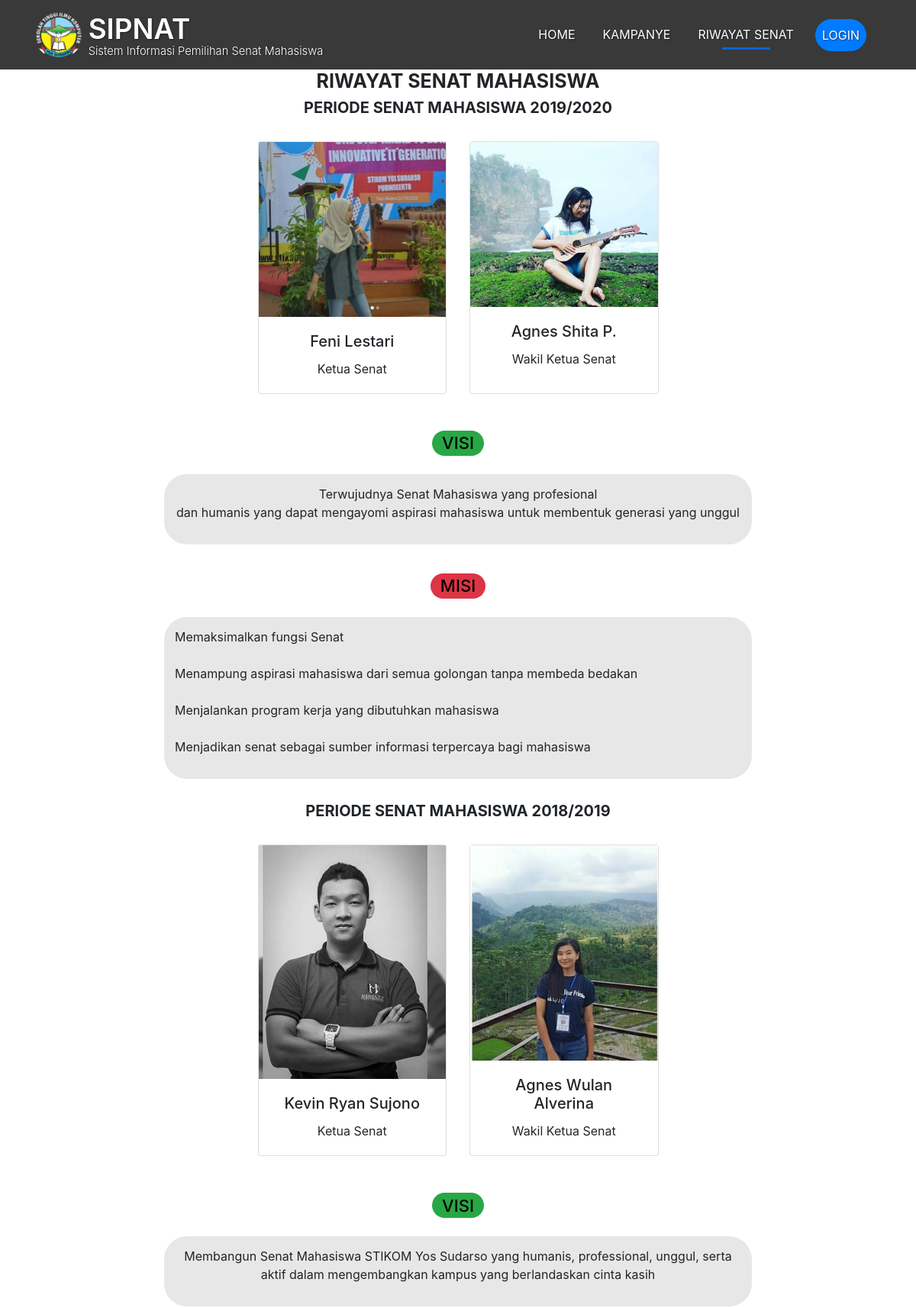
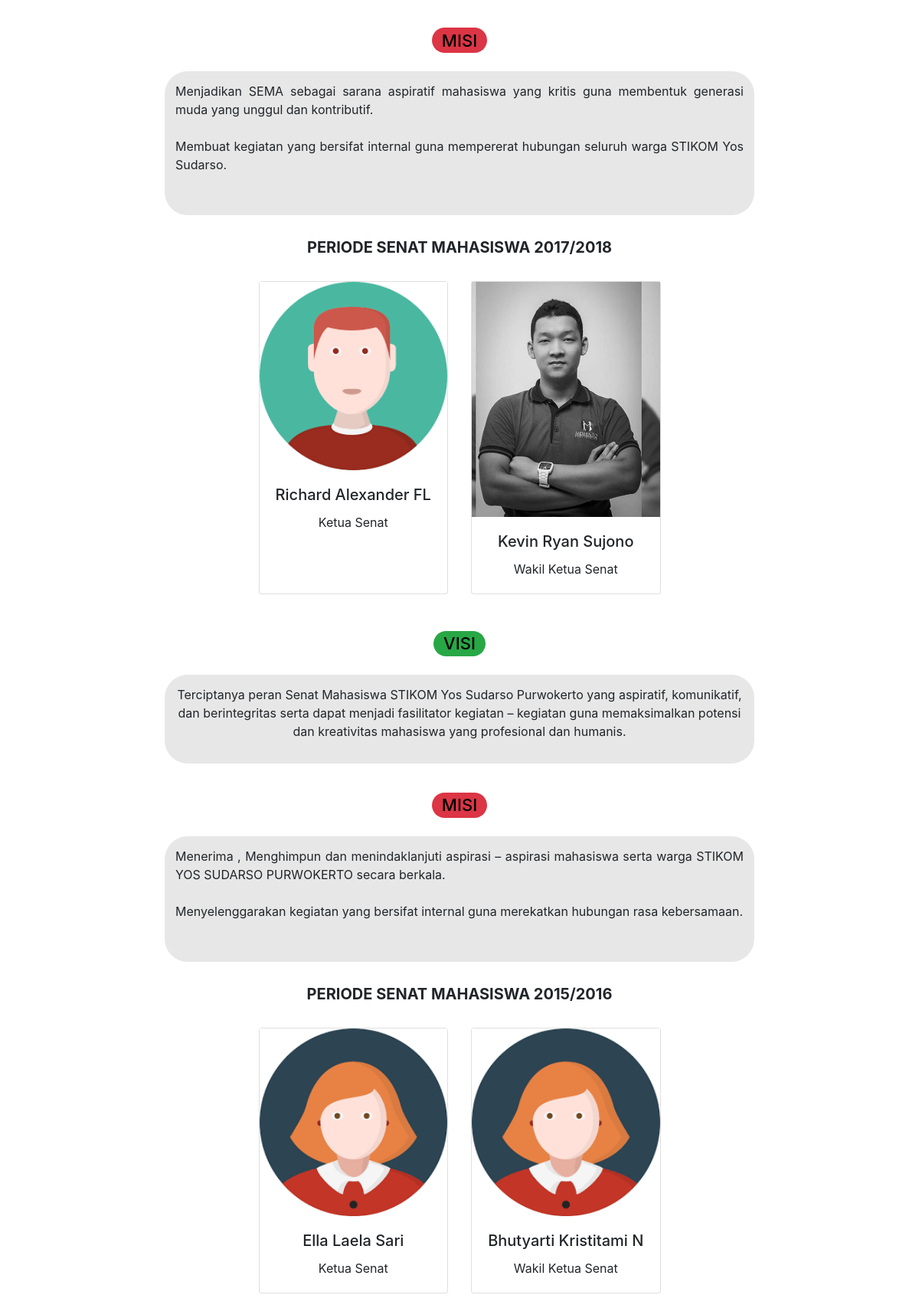
/index.php/home/riwayatsenat (upper part), run on the app's committed database (2 pictures, top to bottom).
### tables this page shows
CREATE TABLE `riwayat` (
  `id` int(5) NOT NULL,
  `th_jabatan` varchar(20) NOT NULL,
  `no_kandidat` int(5) NOT NULL,
  `ketua` varchar(255) NOT NULL,
  `wakil` varchar(255) NOT NULL,
  `visi` varchar(255) NOT NULL,
  `misi` varchar(255) NOT NULL,
  `fotoketua` varchar(50) NOT NULL,
  `fotowakil` varchar(50) NOT NULL
);

### application/controllers/Home.php (called while the page is built, shortened)
<?php
class Home extends CI_Controller
{
    public function riwayatsenat()
    {
        $this->db->order_by('th_jabatan', 'desc');
        $data['riwayat'] = $this->db->get('riwayat')->result_array();
        $this->load->view('riwayatsenat', $data);
    }
}

### index.php (called while the page is built, shortened)
<?php
require_once BASEPATH.'core/CodeIgniter.php';

### application/views/riwayatsenat.php (the view, shortened to what this page needs)
<!doctype html>
<html lang="en">
<head>
    <link rel="stylesheet" href="<?= base_url('assets/css/reset.css'); ?>">
    <link rel="stylesheet" href="https://stackpath.bootstrapcdn.com/bootstrap/4.1.3/css/bootstrap.min.css">
    <link rel="stylesheet" href="<?= base_url('assets/css/riwayat.css'); ?>">
</head>
<body>
    <nav class="navbar  navbar-dark bg-dark navbar-expand-lg sticky-top ">
        <div class="container">
            <a class="navbar-brand page-scroll" href="#home"> <img id="logo" alt="Logo" src="<?= base_url('assets/img/logostikom.png') ?>" width="65" height="65"> <span>SIPNAT<b>Sistem Informasi Pemilihan Senat Mahasiswa</b></span> </a>
            <div class="collapse navbar-collapse" id="navbarNavAltMarkup">
                <div class="navbar-nav ml-auto">
                    <a class="nav-item nav-link  page-scroll" href="<?= base_url('home') ?>">Home <span class="sr-only"></span></a>
                    <a class="nav-item nav-link" href="<?= base_url('home/kampanye'); ?>">Kampanye</a>
                    <a class="nav-item nav-link  active" href="<?= base_url('home/riwayatsenat'); ?>">Riwayat Senat</a>
                    <li class="nav-item dropdown">
                        <a class="nav-link nav-item nav-link btn btn-primary text-white tombol " href="#" id="navbarDropdownMenuLink" role="button" data-toggle="dropdown" aria-haspopup="true" aria-expanded="false">
                            Login
                        </a>
                    </li>
                </div>
            </div>
        </div>
    </nav>
    <div class="container">
        <div class="row">
            <div class="col-lg col-12 text-center title">
                <h2><span>RIWAYAT SENAT MAHASISWA</span> </h2>
            </div>
        </div>
    </div>
    <?php foreach ($riwayat as $riw) : ?>
        <div class="container mb-4">
            <div class="row periode">
                <div class="col-lg text-center">
                    <h4>PERIODE SENAT MAHASISWA <?= $riw['th_jabatan']; ?> </h4>
                </div>
            </div>
        </div>
        <div class="container text-center ">
            <div class="row justify-content-center">
                <div class="col-6">
                    <div class="card-deck">
                        <div class="card">
                            <img class="img-fluid" src="<?= base_url('assets/img/profile/riwayat/') . $riw['fotoketua'];  ?>" alt="Responsive image">
                            <div class=" card-body">
                                <h5 class="card-title"><?= $riw['ketua']; ?></h5>
                                <p class="card-text">Ketua Senat</p>
                            </div>
                        </div>
                        <div class="card">
                            <img class="img-fluid" src="<?= base_url('assets/img/profile/riwayat/') . $riw['fotowakil']; ?>" alt="Responsive image">
                            <div class="card-body">
                                <h5 class="card-title"><?= $riw['wakil']; ?></h5>
                                <p class="card-text">Wakil Ketua Senat</p>
                            </div>
                        </div>
                    </div>
                </div>
            </div>
        </div>
        <div class="row mt-5 justify-content-center">
            <div class="col-md-8 visibtn text-center">
                <h2 class="badge badge-pill badge-success"><span>VISI</span> </h2>
            </div>
        </div>
        <div class="row mt-3 justify-content-center">
            <div class="col-md-8">
                <figure class="figurevisi text-center visi">
                    <p> <?= $riw['visi']; ?></p>
                </figure>
            </div>
        </div>
        <div class="row mt-2 justify-content-center">
            <div class="col-md-8 visibtn  text-center">
                <h2 class="badge badge-pill badge-danger"><span>MISI</span> </h2>
            </div>
        </div>
        <div class="row mt-3 justify-content-center">
            <div class="col-md-8">
                <figure class="figuremisi text-justify misi">
                    <p><?= $riw['misi']; ?></p>
                </figure>
            </div>
        </div>
    <?php endforeach; ?>
</body>
</html>

### assets/css/riwayat.css (style rules this page uses)
.navbar { background-color: rgba(0, 0, 0, 0.856) !important; position: sticky; width: 100%; z-index: 9999999999; }
#logo { vertical-align: middle; }
.navbar-brand span { font: Poppins; font-size: 1.8rem; line-height: 1.2; font-weight: 600; display: inline-block; vertical-align: middle; }
.navbar-brand b { font-weight: 300; display: block; font-size: 40%; line-height: 1; }
.nav-item { color: #ffffff !important; }
.title h2 { font-size: 25px; font-weight: bold; margin-top: 10px; }
.tombol { border-radius: 40px; text-transform: uppercase; }
.visibtn h2 { font-size: 22px; color: #000000; font-weight: 500; }
.visi, .misi { background-color: #00000018; margin-bottom: 30px; border-radius: 30px; }
.figurevisi { padding: 14px; font-size: 16px; }
.figuremisi { padding: 14px; font-size: 16px; }
.periode h4 { font-weight: bold; font-size: 20px; }
@media (min-width: 992px) { .navbar { margin-top: -10px; background-color: rgba(24, 24, 24, 0.856) !important; } }
@media (min-width: 992px) { .navbar-brand span { font-size: 2.3rem; } }
@media (min-width: 992px) { .navbar-brand b { font-weight: 300; font-size: 40%; } }
@media (min-width: 992px) { .navbar-brand, .nav-link { color: white !important; text-shadow: 1px 1px 2px rgba(0, 0, 0, 0.5) } }
@media (min-width: 992px) { .nav-link { text-transform: uppercase; margin-right: 20px; } }
@media (min-width: 992px) { .nav-link:hover::after, .nav-link.active::after { content: ''; display: block; border-bottom: 3px solid #0B63DC; margin: auto; margin-bottom: -8px; width: 50%; padding-top: 5px; } }
.row { margin: 0; }

### data on the page
riwayat: th_jabatan "2019/2020", fotoketua (picture), ketua "Feni Lestari", fotowakil (picture), wakil "Agnes Shita P.", visi "Terwujudnya Senat Mahasiswa yang profesional dan humanis yang dapat mengayomi aspirasi mahasiswa untuk membentuk generasi yang unggul", misi "Memaksimalkan fungsi Senat Menampung aspirasi mahasiswa dari semua golongan tanpa membeda bedakan Menjalankan program kerja yang dibutuhkan mahasiswa Menjadikan senat sebagai sumber informasi terpercaya bagi mahasiswa"
riwayat: th_jabatan "2018/2019", fotoketua (picture), ketua "Kevin Ryan Sujono", fotowakil (picture), wakil "Agnes Wulan Alverina", visi "Membangun Senat Mahasiswa STIKOM Yos Sudarso yang humanis, professional, unggul, serta aktif dalam mengembangkan kampus yang berlandaskan cinta kasih", misi "Menjadikan SEMA sebagai sarana aspiratif mahasiswa yang kritis guna membentuk generasi muda yang unggul dan kontributif. Membuat kegiatan yang bersifat internal guna mempererat hubungan seluruh warga STIKOM Yos Sudarso."
riwayat: th_jabatan "2017/2018", fotoketua (picture), ketua "Richard Alexander FL", fotowakil (picture), wakil "Kevin Ryan Sujono", visi "Terciptanya peran Senat Mahasiswa STIKOM Yos Sudarso Purwokerto yang aspiratif, komunikatif, dan berintegritas serta dapat menjadi fasilitator kegiatan – kegiatan guna memaksimalkan potensi dan kreativitas mahasiswa yang profesional dan humanis.", misi "Menerima , Menghimpun dan menindaklanjuti aspirasi – aspirasi mahasiswa serta warga STIKOM YOS SUDARSO PURWOKERTO secara berkala. Menyelenggarakan kegiatan yang bersifat internal guna merekatkan hubungan rasa kebersamaan."
riwayat: th_jabatan "2015/2016", fotoketua (picture), ketua "Ella Laela Sari", fotowakil (picture), wakil "Bhutyarti Kristitami N"
